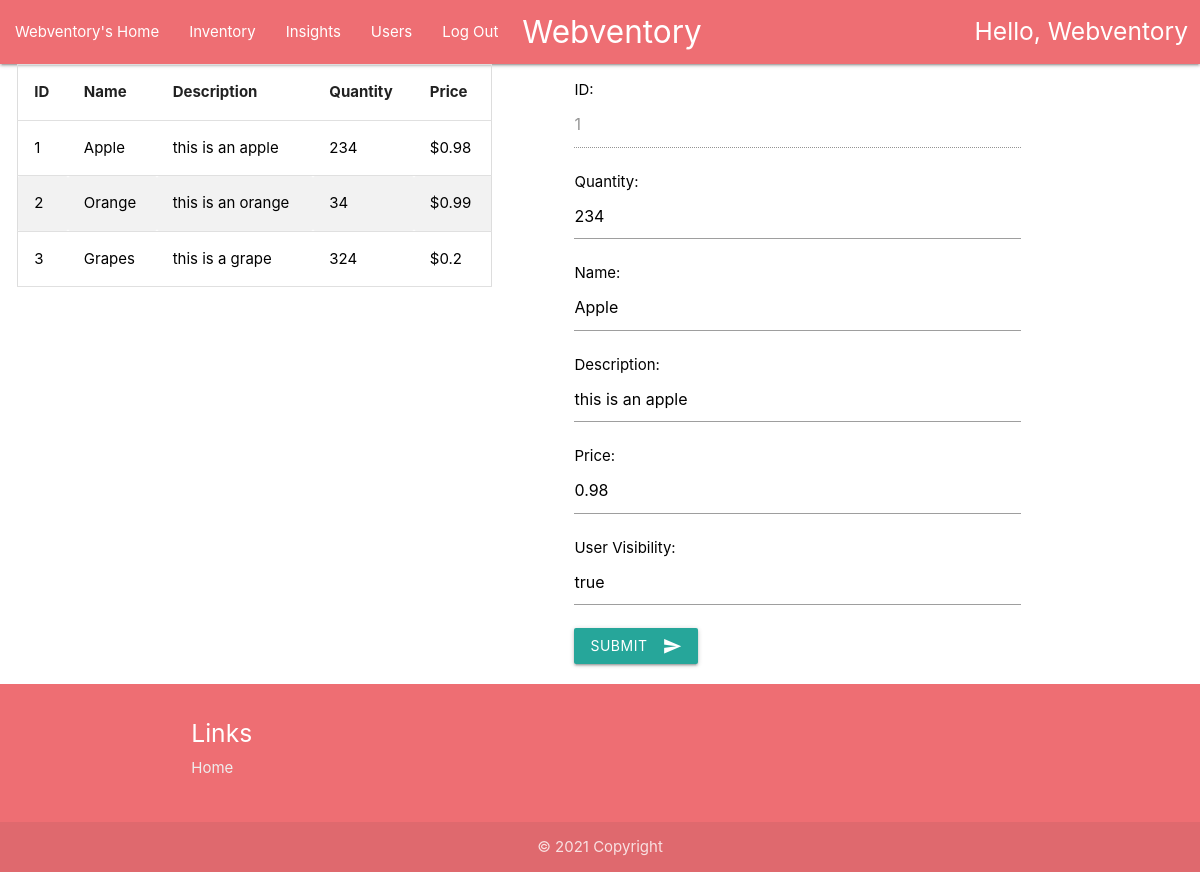
/userInventory/1/edit (signed in), run on an earlier commit of the app's database.
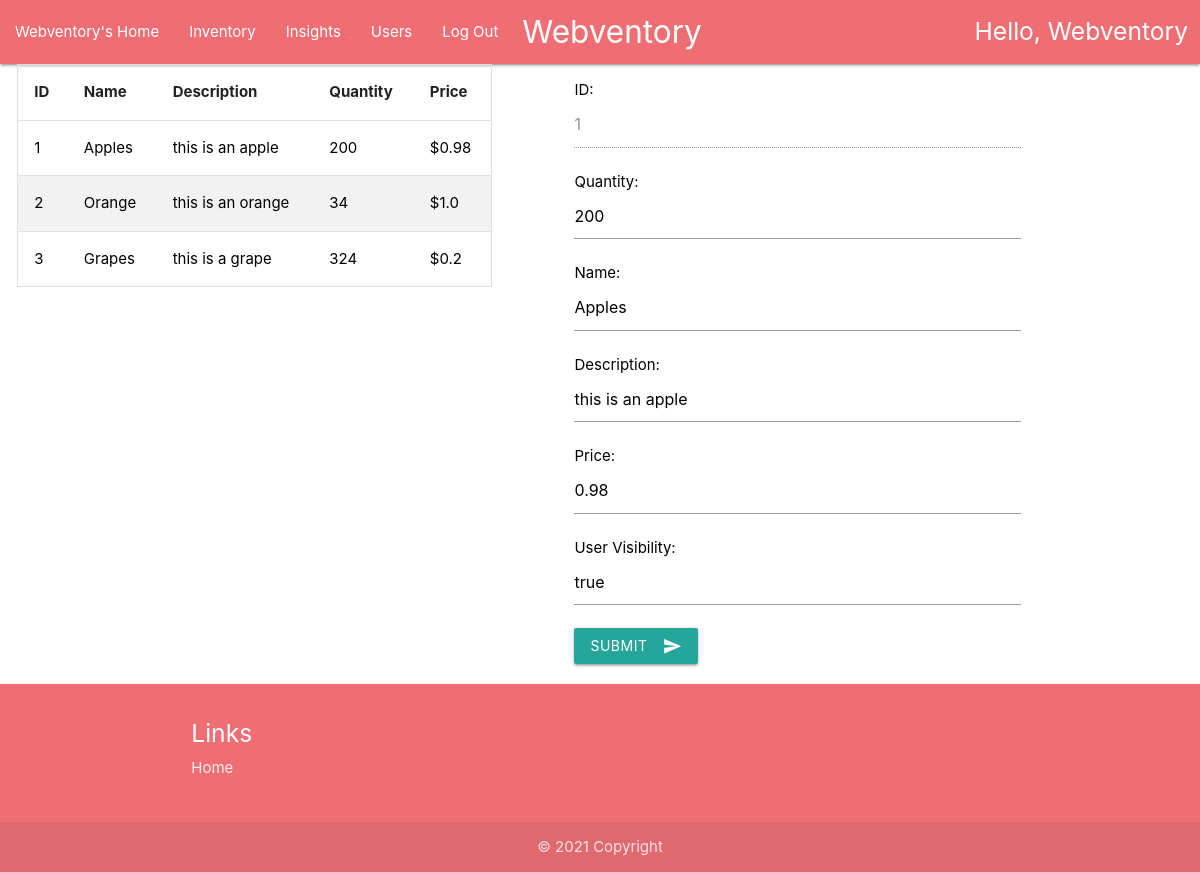
And on a later commit of the database.
### home/models.py (models this page shows, shortened)
class Item(models.Model):
    id = models.AutoField(unique=True, primary_key=True)
    name = models.CharField(max_length=30)
    description = models.CharField(max_length=100)
    quantity = models.IntegerField()
    price = models.FloatField()
    user_visibility = models.CharField(max_length=30)

### home/views.py (the view, shortened to what this page needs)
# urls.py: path('userInventory/<int:item_id>/edit', views.user_inventory_edit)
@login_required(login_url='/login')
def user_inventory_edit(request, item_id=0):
    item = Item.objects.get(id=item_id)
    items = Item.objects.all().select_related()
    itemHistory = ItemHistory.objects.filter(item_id=item)
    return render(request, 'home/userHomeInventoryEdit.html',
                  {"username": str(request.user).title(), "item": item, "items": items,
                   "itemHistories": itemHistory})

### home/models.py (called while the page is built)
    def __str__(self):
        return self.username

### home/templates/home/userHomeInventoryEdit.html (shortened to what this page needs)
{% extends 'home/userHome.html' %}
{% block content %}
{% load static %}
<link rel="stylesheet" href="{% static 'home/css/style.css' %}">
<div class="row" style="padding-left : .5%;">
    <div class="container-fluid">
        <div class="col s5 center">
            <table id="myTable">
                    <thead>
                        <tr>
                            <th>ID</th>
                            <th>Name</th>
                            <th>Description</th>
                            <th>Quantity</th>
                            <th>Price</th>
                        </tr>
                    </thead>
                    <tbody>
                    {% for item in items %}
                        <tr>
                            <td><a style="color: black" href="/userInventory/{{item.id}}">
                                {{ item.id }}
                            </a></td>
                            <td><a style="color: black" href="/userInventory/{{item.id}}">
                                {{ item.name }}
                            </a></td>
                            <td><a style="color: black" href="/userInventory/{{item.id}}">
                                {{ item.description }}
                            </a></td>
                            <td><a style="color: black" href="/userInventory/{{item.id}}">
                                {{ item.quantity }}
                            </a></td>
                            <td><a style="color: black" href="/userInventory/{{item.id}}">
                                ${{ item.price }}
                            </a></td>
                        </tr>
                    {% endfor %}
                    </tbody>
            </table>
        </div>
    </div>
    <div class="container-fluid">
        <div class="col s7 left" style="padding-left: 5%">
            <form class="col s9" name="ItemEditForm" action="/userInventory/{{item.id}}/edit" method="post">
                <p><label for="id_item">ID:</label>
                    <input id="id_item" type="number" name="item" disabled value="{{item.id}}" required></p>
                <p><label for="id_quantity">Quantity:</label>
                    <input id="id_quantity" type="number" name="quantity" value="{{item.quantity}}" required></p>
                <p><label for="id_name">Name:</label>
                    <input type="text" name="name" id="id_name" maxlength="30" value="{{item.name}}" required></p>
                <p><label for="description">Description:</label>
                    <input type="text" name="description" id="description" maxlength="100" value="{{item.description}}"
                           required></p>
                <p><label for="price">Price:</label>
                    <input type="number" name="price" id="price" step="any" value="{{item.price}}" required></p>
                <p><label for="user_visibility">User Visibility:</label>
                    <input type="text" name="user_visibility" id="user_visibility"
                           value="{{item.user_visibility}}">
                </p>
                <button class="btn waves-effect waves-light" type="submit" name="action">Submit
                    <i class="material-icons right">send</i>
                </button>
            </form>
        </div>
    </div>
</div>
{% endblock %}

What changed in the data, as far as the page shows it:
changed Item "this is an apple": name "Apple" → "Apples"; quantity "234" → "200"
changed Item "Orange": price "0.99" → "1.0"
